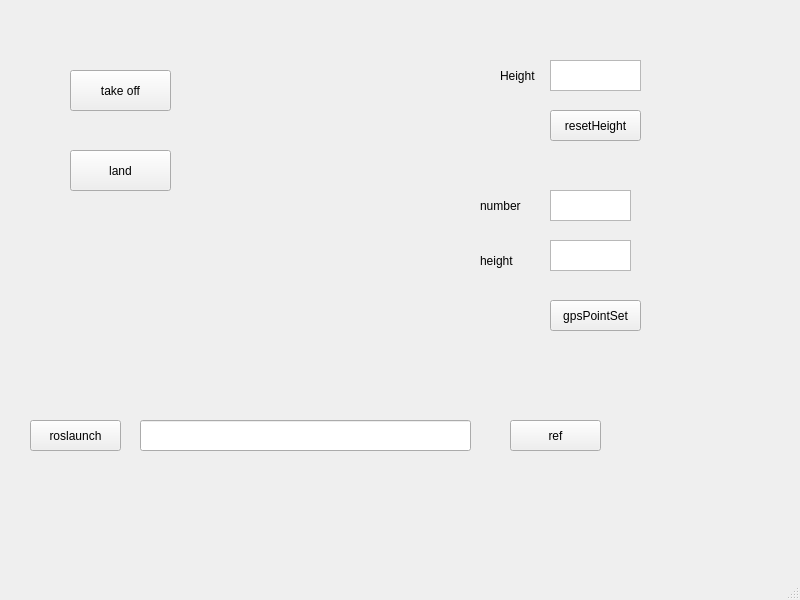
<?xml version="1.0" encoding="UTF-8"?>
<ui version="4.0">
 <class>MainWindow</class>
 <widget class="QMainWindow" name="MainWindow">
  <property name="geometry">
   <rect>
    <x>0</x>
    <y>0</y>
    <width>800</width>
    <height>600</height>
   </rect>
  </property>
  <property name="windowTitle">
   <string>MainWindow</string>
  </property>
  <widget class="QWidget" name="centralwidget">
   <widget class="QPushButton" name="takeoff">
    <property name="geometry">
     <rect>
      <x>70</x>
      <y>70</y>
      <width>101</width>
      <height>41</height>
     </rect>
    </property>
    <property name="text">
     <string>take off</string>
    </property>
   </widget>
   <widget class="QPushButton" name="land">
    <property name="geometry">
     <rect>
      <x>70</x>
      <y>150</y>
      <width>101</width>
      <height>41</height>
     </rect>
    </property>
    <property name="text">
     <string>land</string>
    </property>
   </widget>
   <widget class="QTextEdit" name="droneHeight">
    <property name="geometry">
     <rect>
      <x>550</x>
      <y>60</y>
      <width>91</width>
      <height>31</height>
     </rect>
    </property>
   </widget>
   <widget class="QPushButton" name="resetHeight">
    <property name="geometry">
     <rect>
      <x>550</x>
      <y>110</y>
      <width>91</width>
      <height>31</height>
     </rect>
    </property>
    <property name="text">
     <string>resetHeight</string>
    </property>
   </widget>
   <widget class="QLabel" name="label">
    <property name="geometry">
     <rect>
      <x>500</x>
      <y>60</y>
      <width>51</width>
      <height>31</height>
     </rect>
    </property>
    <property name="text">
     <string>Height</string>
    </property>
   </widget>
   <widget class="QTextEdit" name="gpsNumber">
    <property name="geometry">
     <rect>
      <x>550</x>
      <y>190</y>
      <width>81</width>
      <height>31</height>
     </rect>
    </property>
   </widget>
   <widget class="QTextEdit" name="gpsHeight">
    <property name="geometry">
     <rect>
      <x>550</x>
      <y>240</y>
      <width>81</width>
      <height>31</height>
     </rect>
    </property>
   </widget>
   <widget class="QPushButton" name="gpsSet">
    <property name="geometry">
     <rect>
      <x>550</x>
      <y>300</y>
      <width>91</width>
      <height>31</height>
     </rect>
    </property>
    <property name="text">
     <string>gpsPointSet</string>
    </property>
   </widget>
   <widget class="QLabel" name="label_2">
    <property name="geometry">
     <rect>
      <x>480</x>
      <y>190</y>
      <width>61</width>
      <height>31</height>
     </rect>
    </property>
    <property name="text">
     <string>number</string>
    </property>
   </widget>
   <widget class="QLabel" name="label_3">
    <property name="geometry">
     <rect>
      <x>480</x>
      <y>250</y>
      <width>61</width>
      <height>21</height>
     </rect>
    </property>
    <property name="text">
     <string>height</string>
    </property>
   </widget>
   <widget class="QPushButton" name="pushButton">
    <property name="geometry">
     <rect>
      <x>30</x>
      <y>420</y>
      <width>91</width>
      <height>31</height>
     </rect>
    </property>
    <property name="text">
     <string>roslaunch</string>
    </property>
   </widget>
   <widget class="QLineEdit" name="lineEdit">
    <property name="geometry">
     <rect>
      <x>140</x>
      <y>420</y>
      <width>331</width>
      <height>31</height>
     </rect>
    </property>
   </widget>
   <widget class="QPushButton" name="refFile">
    <property name="geometry">
     <rect>
      <x>510</x>
      <y>420</y>
      <width>91</width>
      <height>31</height>
     </rect>
    </property>
    <property name="text">
     <string>ref</string>
    </property>
   </widget>
  </widget>
  <widget class="QMenuBar" name="menubar">
   <property name="geometry">
    <rect>
     <x>0</x>
     <y>0</y>
     <width>800</width>
     <height>19</height>
    </rect>
   </property>
  </widget>
  <widget class="QStatusBar" name="statusbar"/>
 </widget>
 <resources/>
 <connections/>
</ui>
